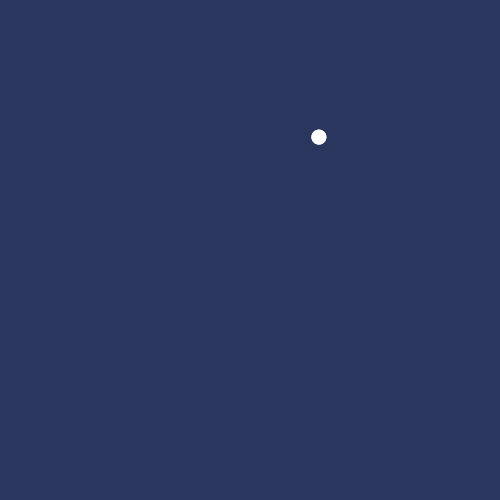
Frame 1 (no input)
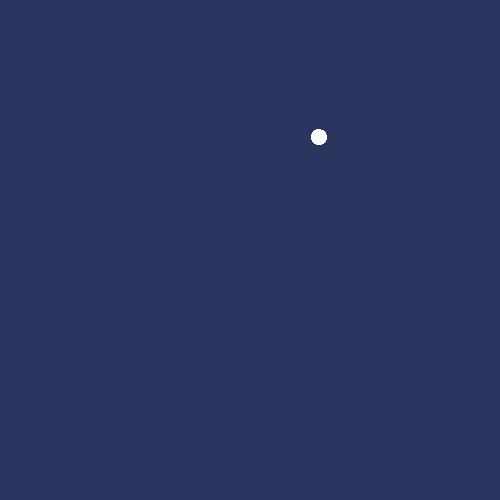
Frame 60 (the mouse pressed at the canvas centre just before this capture)
Frame 120 (the mouse held since frame 60 and released just before this capture): identical to frame 60, image omitted

The Processing sketch that drew these frames (run headless with seeded random() and noise(); from frame 60 on, the mouse is pressed at the canvas centre):

// Processing sketch: processing_182676
// ── processing_182676.pde

/* Exercise 4
Suzanne Boretz
This program makes a clickable drawing program. 
*/

int ellipseW = 15;
float currentX; 
float currentY;
float savedX; 
float savedY;
float originalX;
float originalY;
int x = 1;
float dampen = 0.015;
float endLineX;
float endLineY;
float col;
float col2;
float col3;

void setup() {
  frameRate(700);
  size(500,500); 
  background(43, 54, 94);
  originalX = random(ellipseW, width - ellipseW); //sets the starting point to a random point
  originalY = random(ellipseW, height - ellipseW);
  savedX = currentX = originalX; //all the variables are equal to start
  savedY = currentY = originalY;
  col = random(50, 200); //color values are assigned randomly
  col2 = random(50, 200);
  col3 = random(0, 100);
}

void draw(){
  //if the mouse is hovering over the current or original ellipse, the ellipses change color
 if(mouseX >= currentX - ellipseW/2 && mouseX <= currentX + ellipseW/2 &&
     mouseY >= currentY - ellipseW/2 && mouseY <= currentY + ellipseW/2 
     ||
     mouseX >= originalX - ellipseW/2 && mouseX <= originalX + ellipseW/2 &&
     mouseY >= originalY - ellipseW/2 && mouseY <= originalY + ellipseW/2){
       fill (col3, col, col2);
     } else fill(255); 

    noStroke();
    ellipse(originalX, originalY, ellipseW, ellipseW); //draws the original point
    ellipse(currentX, currentY, ellipseW, ellipseW); //draws the random next point
  
  //if the value of the saved ellipse is not equal to the value of the current ellipse,
  // we draw a line from one ellipse to the other
  if (savedX != currentX && savedY != currentY) {
    savedX = savedX + (currentX - savedX) * dampen;
    savedY = savedY + (currentY - savedY) * dampen;
    endLineX = savedX + (currentX - savedX) * dampen;
    endLineY = savedY + (currentY - savedY) * dampen;
    fill(255, 246, 125);
    ellipse(endLineX, endLineY, 2, 2); 
    fill(0);
  }
}

void mouseClicked(){
  
  //if the mouse is clicked within the current ellipse
  if(mouseX >= currentX - ellipseW/2 && mouseX <= currentX + ellipseW/2 &&
     mouseY >= currentY - ellipseW/2 && mouseY <= currentY + ellipseW/2) {
       fill(0); //the ellipse changes color
       savedX = currentX; //the variables save the coordinates of the old ellipse
       savedY = currentY;
       currentX = random(ellipseW, width - ellipseW); //holeX and holeY get new random values
       currentY = random(ellipseW, height - ellipseW); 
       x++; //the counter increases
       col = random(50, 200);
       col2 = random (50, 200);
       col3 = random(0, 50);
     }
   //if the mouse is clicked within the original ellipse
   if(mouseX >= originalX - ellipseW/2 && mouseX <= originalX + ellipseW/2 &&
     mouseY >= originalY - ellipseW/2 && mouseY <= originalY + ellipseW/2 &&
     x > 2){
       background(43, 54, 94); //erases the past drawing
       originalX = random(ellipseW, width - ellipseW); //new random origin
       originalY = random(ellipseW, height - ellipseW);
       currentX = savedX = originalX; //all variables reset to be the same
       currentY = savedY = originalY;
       x = 1;
     } 
}
